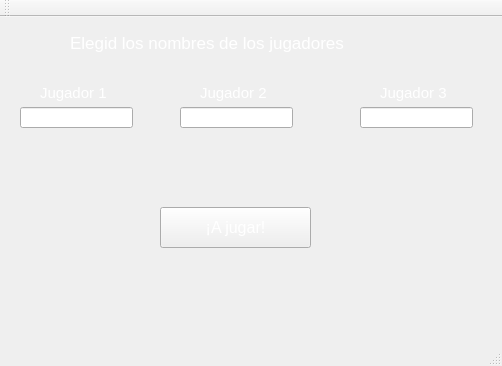
<?xml version="1.0" encoding="UTF-8"?>
<ui version="4.0">
 <class>MainWindow</class>
 <widget class="QMainWindow" name="MainWindow">
  <property name="geometry">
   <rect>
    <x>0</x>
    <y>0</y>
    <width>502</width>
    <height>366</height>
   </rect>
  </property>
  <property name="palette">
   <palette>
    <active>
     <colorrole role="WindowText">
      <brush brushstyle="SolidPattern">
       <color alpha="255">
        <red>255</red>
        <green>255</green>
        <blue>255</blue>
       </color>
      </brush>
     </colorrole>
     <colorrole role="Text">
      <brush brushstyle="SolidPattern">
       <color alpha="255">
        <red>255</red>
        <green>255</green>
        <blue>255</blue>
       </color>
      </brush>
     </colorrole>
     <colorrole role="ButtonText">
      <brush brushstyle="SolidPattern">
       <color alpha="255">
        <red>255</red>
        <green>255</green>
        <blue>255</blue>
       </color>
      </brush>
     </colorrole>
     <colorrole role="PlaceholderText">
      <brush brushstyle="SolidPattern">
       <color alpha="128">
        <red>255</red>
        <green>255</green>
        <blue>255</blue>
       </color>
      </brush>
     </colorrole>
    </active>
    <inactive>
     <colorrole role="WindowText">
      <brush brushstyle="SolidPattern">
       <color alpha="255">
        <red>255</red>
        <green>255</green>
        <blue>255</blue>
       </color>
      </brush>
     </colorrole>
     <colorrole role="Text">
      <brush brushstyle="SolidPattern">
       <color alpha="255">
        <red>255</red>
        <green>255</green>
        <blue>255</blue>
       </color>
      </brush>
     </colorrole>
     <colorrole role="ButtonText">
      <brush brushstyle="SolidPattern">
       <color alpha="255">
        <red>255</red>
        <green>255</green>
        <blue>255</blue>
       </color>
      </brush>
     </colorrole>
     <colorrole role="PlaceholderText">
      <brush brushstyle="SolidPattern">
       <color alpha="128">
        <red>255</red>
        <green>255</green>
        <blue>255</blue>
       </color>
      </brush>
     </colorrole>
    </inactive>
    <disabled>
     <colorrole role="WindowText">
      <brush brushstyle="SolidPattern">
       <color alpha="255">
        <red>255</red>
        <green>255</green>
        <blue>255</blue>
       </color>
      </brush>
     </colorrole>
     <colorrole role="Text">
      <brush brushstyle="SolidPattern">
       <color alpha="255">
        <red>255</red>
        <green>255</green>
        <blue>255</blue>
       </color>
      </brush>
     </colorrole>
     <colorrole role="ButtonText">
      <brush brushstyle="SolidPattern">
       <color alpha="255">
        <red>255</red>
        <green>255</green>
        <blue>255</blue>
       </color>
      </brush>
     </colorrole>
     <colorrole role="PlaceholderText">
      <brush brushstyle="SolidPattern">
       <color alpha="128">
        <red>255</red>
        <green>255</green>
        <blue>255</blue>
       </color>
      </brush>
     </colorrole>
    </disabled>
   </palette>
  </property>
  <property name="windowTitle">
   <string>MainWindow</string>
  </property>
  <property name="styleSheet">
   <string notr="true">color: rgb(255, 255, 255);
background-image: url(:/imagenes/Fondo_Verde133928781355.jpg);
</string>
  </property>
  <widget class="QWidget" name="centralWidget">
   <widget class="QPushButton" name="comenzar">
    <property name="geometry">
     <rect>
      <x>160</x>
      <y>190</y>
      <width>151</width>
      <height>41</height>
     </rect>
    </property>
    <property name="palette">
     <palette>
      <active>
       <colorrole role="WindowText">
        <brush brushstyle="SolidPattern">
         <color alpha="255">
          <red>255</red>
          <green>255</green>
          <blue>255</blue>
         </color>
        </brush>
       </colorrole>
       <colorrole role="Text">
        <brush brushstyle="SolidPattern">
         <color alpha="255">
          <red>255</red>
          <green>255</green>
          <blue>255</blue>
         </color>
        </brush>
       </colorrole>
       <colorrole role="ButtonText">
        <brush brushstyle="SolidPattern">
         <color alpha="255">
          <red>255</red>
          <green>255</green>
          <blue>255</blue>
         </color>
        </brush>
       </colorrole>
       <colorrole role="PlaceholderText">
        <brush brushstyle="SolidPattern">
         <color alpha="128">
          <red>0</red>
          <green>0</green>
          <blue>0</blue>
         </color>
        </brush>
       </colorrole>
      </active>
      <inactive>
       <colorrole role="WindowText">
        <brush brushstyle="SolidPattern">
         <color alpha="255">
          <red>255</red>
          <green>255</green>
          <blue>255</blue>
         </color>
        </brush>
       </colorrole>
       <colorrole role="Text">
        <brush brushstyle="SolidPattern">
         <color alpha="255">
          <red>255</red>
          <green>255</green>
          <blue>255</blue>
         </color>
        </brush>
       </colorrole>
       <colorrole role="ButtonText">
        <brush brushstyle="SolidPattern">
         <color alpha="255">
          <red>255</red>
          <green>255</green>
          <blue>255</blue>
         </color>
        </brush>
       </colorrole>
       <colorrole role="PlaceholderText">
        <brush brushstyle="SolidPattern">
         <color alpha="128">
          <red>0</red>
          <green>0</green>
          <blue>0</blue>
         </color>
        </brush>
       </colorrole>
      </inactive>
      <disabled>
       <colorrole role="WindowText">
        <brush brushstyle="SolidPattern">
         <color alpha="255">
          <red>255</red>
          <green>255</green>
          <blue>255</blue>
         </color>
        </brush>
       </colorrole>
       <colorrole role="Text">
        <brush brushstyle="SolidPattern">
         <color alpha="255">
          <red>255</red>
          <green>255</green>
          <blue>255</blue>
         </color>
        </brush>
       </colorrole>
       <colorrole role="ButtonText">
        <brush brushstyle="SolidPattern">
         <color alpha="255">
          <red>255</red>
          <green>255</green>
          <blue>255</blue>
         </color>
        </brush>
       </colorrole>
       <colorrole role="PlaceholderText">
        <brush brushstyle="SolidPattern">
         <color alpha="128">
          <red>255</red>
          <green>255</green>
          <blue>255</blue>
         </color>
        </brush>
       </colorrole>
      </disabled>
     </palette>
    </property>
    <property name="font">
     <font>
      <pointsize>12</pointsize>
     </font>
    </property>
    <property name="styleSheet">
     <string notr="true">color: rgb(255, 255, 255);</string>
    </property>
    <property name="text">
     <string>¡A jugar!</string>
    </property>
   </widget>
   <widget class="QLabel" name="label1">
    <property name="geometry">
     <rect>
      <x>40</x>
      <y>65</y>
      <width>71</width>
      <height>21</height>
     </rect>
    </property>
    <property name="palette">
     <palette>
      <active>
       <colorrole role="WindowText">
        <brush brushstyle="SolidPattern">
         <color alpha="255">
          <red>255</red>
          <green>255</green>
          <blue>255</blue>
         </color>
        </brush>
       </colorrole>
       <colorrole role="Text">
        <brush brushstyle="SolidPattern">
         <color alpha="255">
          <red>255</red>
          <green>255</green>
          <blue>255</blue>
         </color>
        </brush>
       </colorrole>
       <colorrole role="ButtonText">
        <brush brushstyle="SolidPattern">
         <color alpha="255">
          <red>255</red>
          <green>255</green>
          <blue>255</blue>
         </color>
        </brush>
       </colorrole>
       <colorrole role="PlaceholderText">
        <brush brushstyle="SolidPattern">
         <color alpha="128">
          <red>255</red>
          <green>255</green>
          <blue>255</blue>
         </color>
        </brush>
       </colorrole>
      </active>
      <inactive>
       <colorrole role="WindowText">
        <brush brushstyle="SolidPattern">
         <color alpha="255">
          <red>255</red>
          <green>255</green>
          <blue>255</blue>
         </color>
        </brush>
       </colorrole>
       <colorrole role="Text">
        <brush brushstyle="SolidPattern">
         <color alpha="255">
          <red>255</red>
          <green>255</green>
          <blue>255</blue>
         </color>
        </brush>
       </colorrole>
       <colorrole role="ButtonText">
        <brush brushstyle="SolidPattern">
         <color alpha="255">
          <red>255</red>
          <green>255</green>
          <blue>255</blue>
         </color>
        </brush>
       </colorrole>
       <colorrole role="PlaceholderText">
        <brush brushstyle="SolidPattern">
         <color alpha="128">
          <red>255</red>
          <green>255</green>
          <blue>255</blue>
         </color>
        </brush>
       </colorrole>
      </inactive>
      <disabled>
       <colorrole role="WindowText">
        <brush brushstyle="SolidPattern">
         <color alpha="255">
          <red>255</red>
          <green>255</green>
          <blue>255</blue>
         </color>
        </brush>
       </colorrole>
       <colorrole role="Text">
        <brush brushstyle="SolidPattern">
         <color alpha="255">
          <red>255</red>
          <green>255</green>
          <blue>255</blue>
         </color>
        </brush>
       </colorrole>
       <colorrole role="ButtonText">
        <brush brushstyle="SolidPattern">
         <color alpha="255">
          <red>255</red>
          <green>255</green>
          <blue>255</blue>
         </color>
        </brush>
       </colorrole>
       <colorrole role="PlaceholderText">
        <brush brushstyle="SolidPattern">
         <color alpha="128">
          <red>255</red>
          <green>255</green>
          <blue>255</blue>
         </color>
        </brush>
       </colorrole>
      </disabled>
     </palette>
    </property>
    <property name="font">
     <font>
      <pointsize>11</pointsize>
     </font>
    </property>
    <property name="styleSheet">
     <string notr="true">color: rgb(255, 255, 255);
</string>
    </property>
    <property name="text">
     <string>Jugador 1</string>
    </property>
   </widget>
   <widget class="QLabel" name="label2">
    <property name="geometry">
     <rect>
      <x>200</x>
      <y>65</y>
      <width>71</width>
      <height>21</height>
     </rect>
    </property>
    <property name="palette">
     <palette>
      <active>
       <colorrole role="WindowText">
        <brush brushstyle="SolidPattern">
         <color alpha="255">
          <red>255</red>
          <green>255</green>
          <blue>255</blue>
         </color>
        </brush>
       </colorrole>
       <colorrole role="Text">
        <brush brushstyle="SolidPattern">
         <color alpha="255">
          <red>255</red>
          <green>255</green>
          <blue>255</blue>
         </color>
        </brush>
       </colorrole>
       <colorrole role="ButtonText">
        <brush brushstyle="SolidPattern">
         <color alpha="255">
          <red>255</red>
          <green>255</green>
          <blue>255</blue>
         </color>
        </brush>
       </colorrole>
       <colorrole role="PlaceholderText">
        <brush brushstyle="SolidPattern">
         <color alpha="128">
          <red>0</red>
          <green>0</green>
          <blue>0</blue>
         </color>
        </brush>
       </colorrole>
      </active>
      <inactive>
       <colorrole role="WindowText">
        <brush brushstyle="SolidPattern">
         <color alpha="255">
          <red>255</red>
          <green>255</green>
          <blue>255</blue>
         </color>
        </brush>
       </colorrole>
       <colorrole role="Text">
        <brush brushstyle="SolidPattern">
         <color alpha="255">
          <red>255</red>
          <green>255</green>
          <blue>255</blue>
         </color>
        </brush>
       </colorrole>
       <colorrole role="ButtonText">
        <brush brushstyle="SolidPattern">
         <color alpha="255">
          <red>255</red>
          <green>255</green>
          <blue>255</blue>
         </color>
        </brush>
       </colorrole>
       <colorrole role="PlaceholderText">
        <brush brushstyle="SolidPattern">
         <color alpha="128">
          <red>0</red>
          <green>0</green>
          <blue>0</blue>
         </color>
        </brush>
       </colorrole>
      </inactive>
      <disabled>
       <colorrole role="WindowText">
        <brush brushstyle="SolidPattern">
         <color alpha="255">
          <red>255</red>
          <green>255</green>
          <blue>255</blue>
         </color>
        </brush>
       </colorrole>
       <colorrole role="Text">
        <brush brushstyle="SolidPattern">
         <color alpha="255">
          <red>255</red>
          <green>255</green>
          <blue>255</blue>
         </color>
        </brush>
       </colorrole>
       <colorrole role="ButtonText">
        <brush brushstyle="SolidPattern">
         <color alpha="255">
          <red>255</red>
          <green>255</green>
          <blue>255</blue>
         </color>
        </brush>
       </colorrole>
       <colorrole role="PlaceholderText">
        <brush brushstyle="SolidPattern">
         <color alpha="128">
          <red>255</red>
          <green>255</green>
          <blue>255</blue>
         </color>
        </brush>
       </colorrole>
      </disabled>
     </palette>
    </property>
    <property name="font">
     <font>
      <pointsize>11</pointsize>
     </font>
    </property>
    <property name="styleSheet">
     <string notr="true">color: rgb(255, 255, 255);</string>
    </property>
    <property name="text">
     <string>Jugador 2</string>
    </property>
   </widget>
   <widget class="QLabel" name="label3">
    <property name="geometry">
     <rect>
      <x>380</x>
      <y>65</y>
      <width>71</width>
      <height>21</height>
     </rect>
    </property>
    <property name="palette">
     <palette>
      <active>
       <colorrole role="WindowText">
        <brush brushstyle="SolidPattern">
         <color alpha="255">
          <red>255</red>
          <green>255</green>
          <blue>255</blue>
         </color>
        </brush>
       </colorrole>
       <colorrole role="Text">
        <brush brushstyle="SolidPattern">
         <color alpha="255">
          <red>255</red>
          <green>255</green>
          <blue>255</blue>
         </color>
        </brush>
       </colorrole>
       <colorrole role="ButtonText">
        <brush brushstyle="SolidPattern">
         <color alpha="255">
          <red>255</red>
          <green>255</green>
          <blue>255</blue>
         </color>
        </brush>
       </colorrole>
       <colorrole role="PlaceholderText">
        <brush brushstyle="SolidPattern">
         <color alpha="128">
          <red>0</red>
          <green>0</green>
          <blue>0</blue>
         </color>
        </brush>
       </colorrole>
      </active>
      <inactive>
       <colorrole role="WindowText">
        <brush brushstyle="SolidPattern">
         <color alpha="255">
          <red>255</red>
          <green>255</green>
          <blue>255</blue>
         </color>
        </brush>
       </colorrole>
       <colorrole role="Text">
        <brush brushstyle="SolidPattern">
         <color alpha="255">
          <red>255</red>
          <green>255</green>
          <blue>255</blue>
         </color>
        </brush>
       </colorrole>
       <colorrole role="ButtonText">
        <brush brushstyle="SolidPattern">
         <color alpha="255">
          <red>255</red>
          <green>255</green>
          <blue>255</blue>
         </color>
        </brush>
       </colorrole>
       <colorrole role="PlaceholderText">
        <brush brushstyle="SolidPattern">
         <color alpha="128">
          <red>0</red>
          <green>0</green>
          <blue>0</blue>
         </color>
        </brush>
       </colorrole>
      </inactive>
      <disabled>
       <colorrole role="WindowText">
        <brush brushstyle="SolidPattern">
         <color alpha="255">
          <red>255</red>
          <green>255</green>
          <blue>255</blue>
         </color>
        </brush>
       </colorrole>
       <colorrole role="Text">
        <brush brushstyle="SolidPattern">
         <color alpha="255">
          <red>255</red>
          <green>255</green>
          <blue>255</blue>
         </color>
        </brush>
       </colorrole>
       <colorrole role="ButtonText">
        <brush brushstyle="SolidPattern">
         <color alpha="255">
          <red>255</red>
          <green>255</green>
          <blue>255</blue>
         </color>
        </brush>
       </colorrole>
       <colorrole role="PlaceholderText">
        <brush brushstyle="SolidPattern">
         <color alpha="128">
          <red>255</red>
          <green>255</green>
          <blue>255</blue>
         </color>
        </brush>
       </colorrole>
      </disabled>
     </palette>
    </property>
    <property name="font">
     <font>
      <pointsize>11</pointsize>
     </font>
    </property>
    <property name="styleSheet">
     <string notr="true">color: rgb(255, 255, 255);</string>
    </property>
    <property name="text">
     <string>Jugador 3</string>
    </property>
   </widget>
   <widget class="QLabel" name="label_4">
    <property name="geometry">
     <rect>
      <x>70</x>
      <y>10</y>
      <width>361</width>
      <height>31</height>
     </rect>
    </property>
    <property name="palette">
     <palette>
      <active>
       <colorrole role="WindowText">
        <brush brushstyle="SolidPattern">
         <color alpha="255">
          <red>255</red>
          <green>255</green>
          <blue>255</blue>
         </color>
        </brush>
       </colorrole>
       <colorrole role="Text">
        <brush brushstyle="SolidPattern">
         <color alpha="255">
          <red>255</red>
          <green>255</green>
          <blue>255</blue>
         </color>
        </brush>
       </colorrole>
       <colorrole role="ButtonText">
        <brush brushstyle="SolidPattern">
         <color alpha="255">
          <red>255</red>
          <green>255</green>
          <blue>255</blue>
         </color>
        </brush>
       </colorrole>
       <colorrole role="PlaceholderText">
        <brush brushstyle="SolidPattern">
         <color alpha="128">
          <red>0</red>
          <green>0</green>
          <blue>0</blue>
         </color>
        </brush>
       </colorrole>
      </active>
      <inactive>
       <colorrole role="WindowText">
        <brush brushstyle="SolidPattern">
         <color alpha="255">
          <red>255</red>
          <green>255</green>
          <blue>255</blue>
         </color>
        </brush>
       </colorrole>
       <colorrole role="Text">
        <brush brushstyle="SolidPattern">
         <color alpha="255">
          <red>255</red>
          <green>255</green>
          <blue>255</blue>
         </color>
        </brush>
       </colorrole>
       <colorrole role="ButtonText">
        <brush brushstyle="SolidPattern">
         <color alpha="255">
          <red>255</red>
          <green>255</green>
          <blue>255</blue>
         </color>
        </brush>
       </colorrole>
       <colorrole role="PlaceholderText">
        <brush brushstyle="SolidPattern">
         <color alpha="128">
          <red>0</red>
          <green>0</green>
          <blue>0</blue>
         </color>
        </brush>
       </colorrole>
      </inactive>
      <disabled>
       <colorrole role="WindowText">
        <brush brushstyle="SolidPattern">
         <color alpha="255">
          <red>255</red>
          <green>255</green>
          <blue>255</blue>
         </color>
        </brush>
       </colorrole>
       <colorrole role="Text">
        <brush brushstyle="SolidPattern">
         <color alpha="255">
          <red>255</red>
          <green>255</green>
          <blue>255</blue>
         </color>
        </brush>
       </colorrole>
       <colorrole role="ButtonText">
        <brush brushstyle="SolidPattern">
         <color alpha="255">
          <red>255</red>
          <green>255</green>
          <blue>255</blue>
         </color>
        </brush>
       </colorrole>
       <colorrole role="PlaceholderText">
        <brush brushstyle="SolidPattern">
         <color alpha="128">
          <red>255</red>
          <green>255</green>
          <blue>255</blue>
         </color>
        </brush>
       </colorrole>
      </disabled>
     </palette>
    </property>
    <property name="font">
     <font>
      <family>MS Shell Dlg 2</family>
      <pointsize>13</pointsize>
     </font>
    </property>
    <property name="toolTip">
     <string>&lt;html&gt;&lt;head/&gt;&lt;body&gt;&lt;p&gt;&lt;br/&gt;&lt;/p&gt;&lt;/body&gt;&lt;/html&gt;</string>
    </property>
    <property name="styleSheet">
     <string notr="true">color: rgb(255, 255, 255);</string>
    </property>
    <property name="text">
     <string>Elegid los nombres de los jugadores</string>
    </property>
   </widget>
   <widget class="QLineEdit" name="nombre2">
    <property name="geometry">
     <rect>
      <x>180</x>
      <y>90</y>
      <width>113</width>
      <height>21</height>
     </rect>
    </property>
    <property name="styleSheet">
     <string notr="true">color: rgb(255, 255, 255);</string>
    </property>
   </widget>
   <widget class="QLineEdit" name="nombre3">
    <property name="geometry">
     <rect>
      <x>360</x>
      <y>90</y>
      <width>113</width>
      <height>21</height>
     </rect>
    </property>
    <property name="styleSheet">
     <string notr="true">color: rgb(255, 255, 255);</string>
    </property>
   </widget>
   <widget class="QLineEdit" name="nombre1">
    <property name="geometry">
     <rect>
      <x>20</x>
      <y>90</y>
      <width>113</width>
      <height>21</height>
     </rect>
    </property>
    <property name="styleSheet">
     <string notr="true">color: rgb(255, 255, 255);</string>
    </property>
   </widget>
  </widget>
  <widget class="QMenuBar" name="menuBar">
   <property name="geometry">
    <rect>
     <x>0</x>
     <y>0</y>
     <width>502</width>
     <height>20</height>
    </rect>
   </property>
  </widget>
  <widget class="QToolBar" name="mainToolBar">
   <attribute name="toolBarArea">
    <enum>TopToolBarArea</enum>
   </attribute>
   <attribute name="toolBarBreak">
    <bool>false</bool>
   </attribute>
  </widget>
  <widget class="QStatusBar" name="statusBar"/>
 </widget>
 <layoutdefault spacing="6" margin="11"/>
 <resources/>
 <connections/>
</ui>
